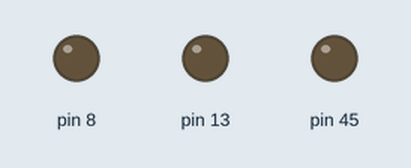
Simulated run of this sketch. Board: Arduino Mega 2560, built with avr-gcc and run on an emulated ATmega2560. Shown: output pins drawn as LEDs (lit = HIGH).

Above: at 0.1 s.
At 18.6 s:
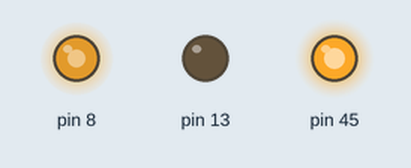
At 37.6 s:
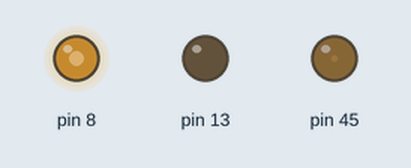
At 39.3 s:
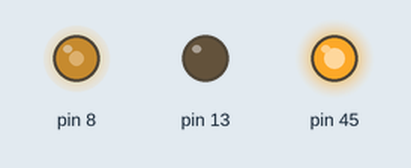
Timing chart, 0 to 49.7 s (numbered marks = the images above):
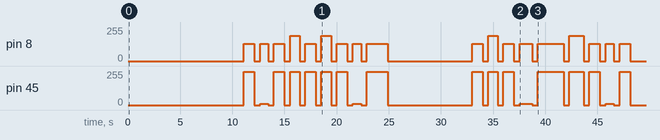

The sketch:

lab1.ino
```cpp
/**
 *  Student Names/Numbers:
 *  Zarif Shahriar, 8177206
 *  Pasoon Azimi, 8215497
 *  Rami Taleb, 8215184
 *
 *  Group Number: 13
 *  Course Code: SEG 4145
 *  Lab Number: 1
 *  File name: lab1
 *  General Description: THe contents of this file contain the
 *  required code to allow the StingRay robot to execute Paths 1 & 2
 */

#include <SoftwareSerial.h>
#include <stdio.h>

// Defining macros for wheel movement
#define LEFTFORWARD()      analogWrite(45, 250);
#define LEFTBACKWARD()     analogWrite(45, 10);
#define LEFTSTOP()       analogWrite(45, 0);
#define RIGHTFORWARD()     analogWrite(8, 128);
#define RIGHTBACKWARD()    analogWrite(8, 190);
#define RIGHTSTOP()      analogWrite(8, 0);

// Defining our global variables
// Initializing our LCD Screen
SoftwareSerial LCD = SoftwareSerial(0, 18);

int leftCircle = 3200;
int rightCircle = 3700;
int left90 = leftCircle/4;
int right90 = rightCircle/4;
int left135 = left90*1.5;
int right135 = right90*1.5;

void setup() {
    // Assigning our pins here

    // LED
    pinMode(13, OUTPUT);
    // Left Motor
    pinMode(45, OUTPUT);
    // Right Motor
    pinMode(8, OUTPUT);

    // Assigns our LCD Port
    LCD.begin(9600);

    // Clears our LCD
    clearLCD();

//    turnRight(20000);
//    stopMotor(3000);

    // Wait 2 seconds
    delay(2000);

    // Print First Student Number
    printPath("8215184");
    // Print Second Student Number
    printPath("8215497");

    // Print Path 1
    printPath("Path 1");
    // Execute the movements to complete Path 1
    executePath1();
    // Print Path 2
    printPath("Path 2");
    // Execute the movements to complete Path 2
    executePath2();
}

// No need for us to Loop, we only want to run the 2 paths once
void loop () {

}

/**
* Clears the characters on the LCD Screen
* @name clearLCD
* @return (void)
*/
void clearLCD() {
    LCD.write(0xFE);
    LCD.write(0x01);
    delay(10);
}

/**
* Prints the given message sent to the function
* @name printPath
* @param path the message that will be printed
* @return (void)
*/
void printPath(char* path) {
    clearLCD();
    LCD.write(0xFE);
    LCD.write(0 + 0*64 + 128);
    LCD.print(path);
    delay(3000);
}

/**
* Prints the given message sent to the function
* @name printMessage
* @param msg the message that will be printed
* @return (void)
*/
void printMessage(char* msg) {
    clearLCD();
    LCD.write(0xFE);
    LCD.write(0 + 0*64 + 128);
    LCD.print(msg);
    delay(10);
}

/**
* Stops the motor for a given duration
* @name stopMotor
* @param duration The # of millseconds that the robot will remain at rest
* @return (void)
*/
void stopMotor(int duration) {
    LEFTSTOP();
    RIGHTSTOP();
    delay(duration);
}

/**
* Moves the robot forward by moving both wheels forward for a given duration
* @name goForward
* @param duration The # of millseconds that the robot will move forward
* @return (void)
*/
void goForward(int duration) {
    LEFTFORWARD();
    RIGHTFORWARD();
    delay(duration);
}

/**
* Moves the robot left by moving the left wheel backwards and right wheel forwards for a given duration
* @name turnLeft
* @param duration number of milliseconds that the robot will remain in this state
* @return (void)
*/
void turnLeft(int duration) {
    LEFTBACKWARD();
    RIGHTFORWARD();
    delay(duration);
}

/**
* Moves the robot left by moving the left wheel forwards and right wheel backwards for a given duration
* @name turnRight
* @param duration number of milliseconds that the robot will remain in this state
* @return (void)
*/
void turnRight(int duration) {
    LEFTFORWARD();
    RIGHTBACKWARD();
    delay(duration);
}

/**
* This method calls the needed movement functions to complete path 1
* @name executePath1
* @return (void)
*/
void executePath1(){
    printMessage("Moving Forward");
    goForward(1000);
    stopMotor(500);

    printMessage("Turning Left 90");
    turnLeft(left90);
    stopMotor(500);

    printMessage("Moving Forward");
    goForward(1000);
    stopMotor(500);

    printMessage("Turning Right 90");
    turnRight(right90);
    stopMotor(500);

    printMessage("Moving Forward");
    goForward(1000);
    stopMotor(500);

    printMessage("Turning Right 90");
    turnRight(right90);
    stopMotor(500);

    printMessage("Moving Forward");
    goForward(1000);
    stopMotor(500);

    printMessage("Turning Left 90");
    turnLeft(left90);
    stopMotor(500);

    printMessage("Moving Forward");
    goForward(2000);

    printMessage("Finish Path 1");
    stopMotor(5000);
}

/**
* This method calls the needed movement functions to complete path 2
* @name executePath2
* @return (void)
*/
void executePath2(){
    printMessage("Moving Forward");
    goForward(1000);
    stopMotor(500);

    printMessage("Turning Right 90");
    turnRight(right90);
    stopMotor(500);

    printMessage("Moving Forward");
    goForward(1000);
    stopMotor(500);

    printMessage("Turning Left 135");
    turnLeft(left135); // 135 turn
    stopMotor(500);

    printMessage("Moving Forward");
    goForward(2500);
    stopMotor(500);

    printMessage("Turning Right 135");
    turnRight(right135); // 135 turn
    stopMotor(500);

    printMessage("Moving Forward");
    goForward(1000);
    stopMotor(500);

    printMessage("Turning Left 90");
    turnLeft(left90);
    stopMotor(500);

    printMessage("Moving Forward");
    goForward(1000);

    printMessage("Finish Path 2");
    stopMotor(5000);
}
```
